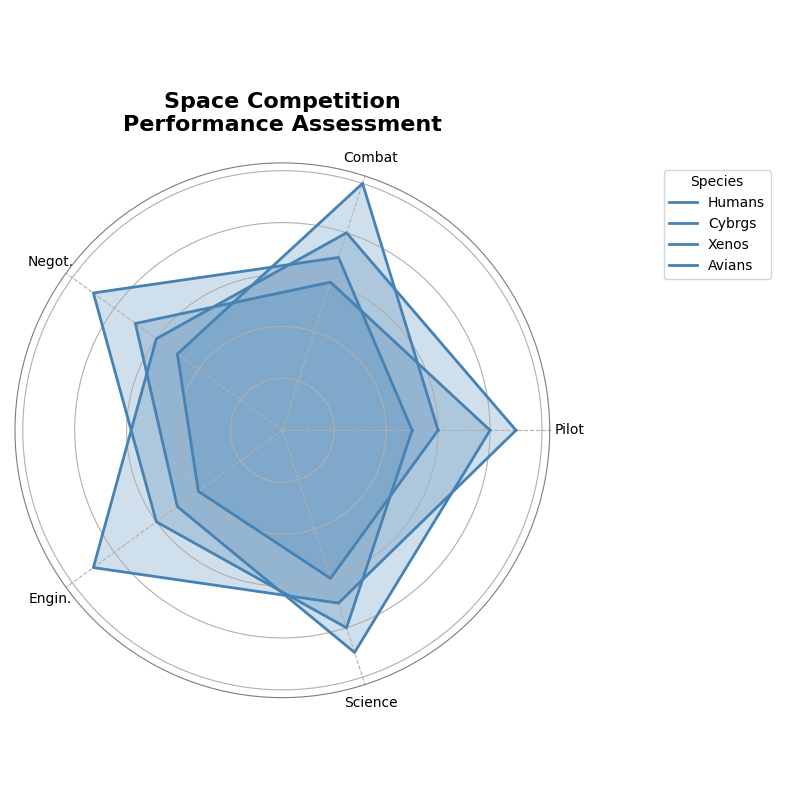

Here is the Python script that generated this plot:
import numpy as np
import matplotlib.pyplot as plt

skills = ['Pilot', 'Combat', 'Negot.', 'Engin.', 'Science']
species = ['Humans', 'Cybrgs', 'Xenos', 'Avians']

performance = np.array([
    [8, 6, 7, 5, 9],  # Humans
    [9, 8, 6, 9, 7],  # Cybrgs
    [6, 10, 5, 4, 6], # Xenos
    [5, 7, 9, 6, 8]   # Avians
])

num_skills = len(skills)

def create_radar_chart(title, labels, data, categories):
    angles = np.linspace(0, 2 * np.pi, num_skills, endpoint=False).tolist()
    angles += angles[:1]

    data = np.concatenate((data, data[:, [0]]), axis=1)

    fig, ax = plt.subplots(figsize=(8, 8), subplot_kw=dict(polar=True))

    color = '#4682B4'

    for idx, d in enumerate(data):
        ax.fill(angles, d, color=color, alpha=0.25)
        ax.plot(angles, d, color=color, linewidth=2, label=categories[idx])

    ax.xaxis.grid(True, linestyle='--')
    ax.spines['polar'].set_visible(True)
    ax.spines['polar'].set_color('#708090')

    ax.set_yticklabels([])
    ax.set_xticks(angles[:-1])
    ax.set_xticklabels(labels, fontsize=10)

    plt.title(title, size=16, fontweight='bold', pad=20, va='bottom')
    plt.legend(loc='upper left', bbox_to_anchor=(1.2, 1.0), title="Species")

    plt.tight_layout()
    plt.show()

create_radar_chart(
    "Space Competition\nPerformance Assessment",
    skills, performance, species
)
